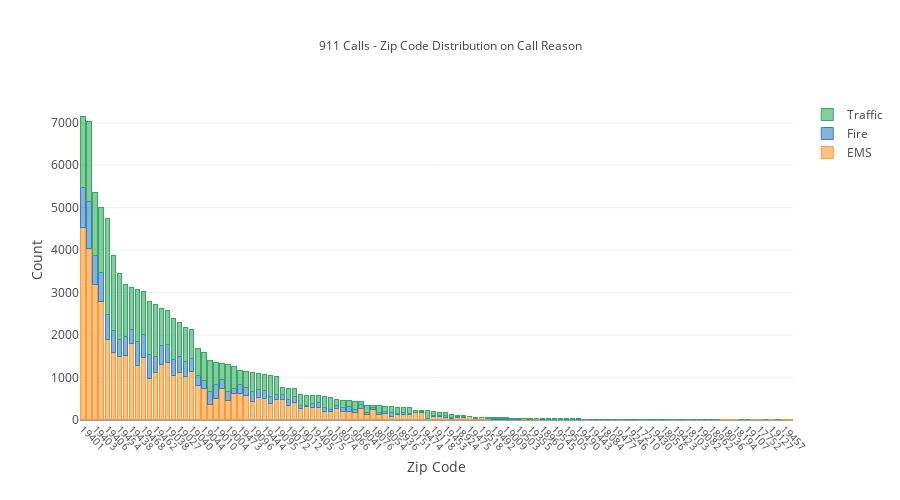

Notebook source saved alongside this figure:
### Code cell
layout={'title':'911 Calls - Zip Code Distribution on Call Reason',
        'bargroupgap':0.1,'width':900,'height':500,
        'titlefont':{'size':12},'barmode':'stack',
        'xaxis':{'tickformat':' ','type':'category','title':'Zip Code','tickfont':{'size':10},'tickangle':45},
        'yaxis':{'title':'Count'}}
zipReason_count.iplot(kind='bar',layout=layout)
